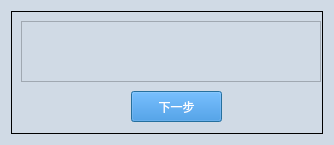
<?xml version="1.0" encoding="UTF-8"?>
<ui version="4.0">
 <class>Dialog</class>
 <widget class="QDialog" name="Dialog">
  <property name="geometry">
   <rect>
    <x>0</x>
    <y>0</y>
    <width>334</width>
    <height>145</height>
   </rect>
  </property>
  <property name="font">
   <font>
    <family>Microsoft YaHei</family>
    <pointsize>14</pointsize>
   </font>
  </property>
  <property name="windowTitle">
   <string>Dialog</string>
  </property>
  <property name="styleSheet">
   <string notr="true">QDialog{
background-color:#D0DAE5;
}

QTextBrower{
background-color:#D0DAE5;
}

QLineEdit{
background-color:#D0DAE5;
}

QWidget{
background-color:#D0DAE5;
}

QStackedWidget{
background-color:#D0DAE5;
}

QHeaderView{
background-color:#D0DAE5;
}

QLabel{
font-size:12px;
font-family:Microsoft YaHei;
background-color:#D0DAE5;
}

QPushButton{         /*按钮自适应拉伸背景*/
border-width: 2px 15px 2px 15px;
background-color:#2884D8;
color: #FFFFFF;
font-size:12px;
font-family:Microsoft YaHei;
}

QGroupBox{
font-size:12px;
font-family:Microsoft YaHei;
border:1px solid rgb(0, 0, 0); 
}</string>
  </property>
  <layout class="QGridLayout" name="gridLayout_2">
   <item row="0" column="0">
    <widget class="QGroupBox" name="groupBox">
     <property name="title">
      <string/>
     </property>
     <widget class="QTextBrowser" name="textBrowser_contents">
      <property name="geometry">
       <rect>
        <x>10</x>
        <y>10</y>
        <width>300</width>
        <height>61</height>
       </rect>
      </property>
     </widget>
     <widget class="QPushButton" name="pushButton_control">
      <property name="geometry">
       <rect>
        <x>120</x>
        <y>80</y>
        <width>91</width>
        <height>31</height>
       </rect>
      </property>
      <property name="text">
       <string>下一步</string>
      </property>
     </widget>
     <zorder>pushButton_control</zorder>
     <zorder>textBrowser_contents</zorder>
    </widget>
   </item>
  </layout>
 </widget>
 <resources>
  <include location="iconQrc.qrc"/>
 </resources>
 <connections/>
</ui>
